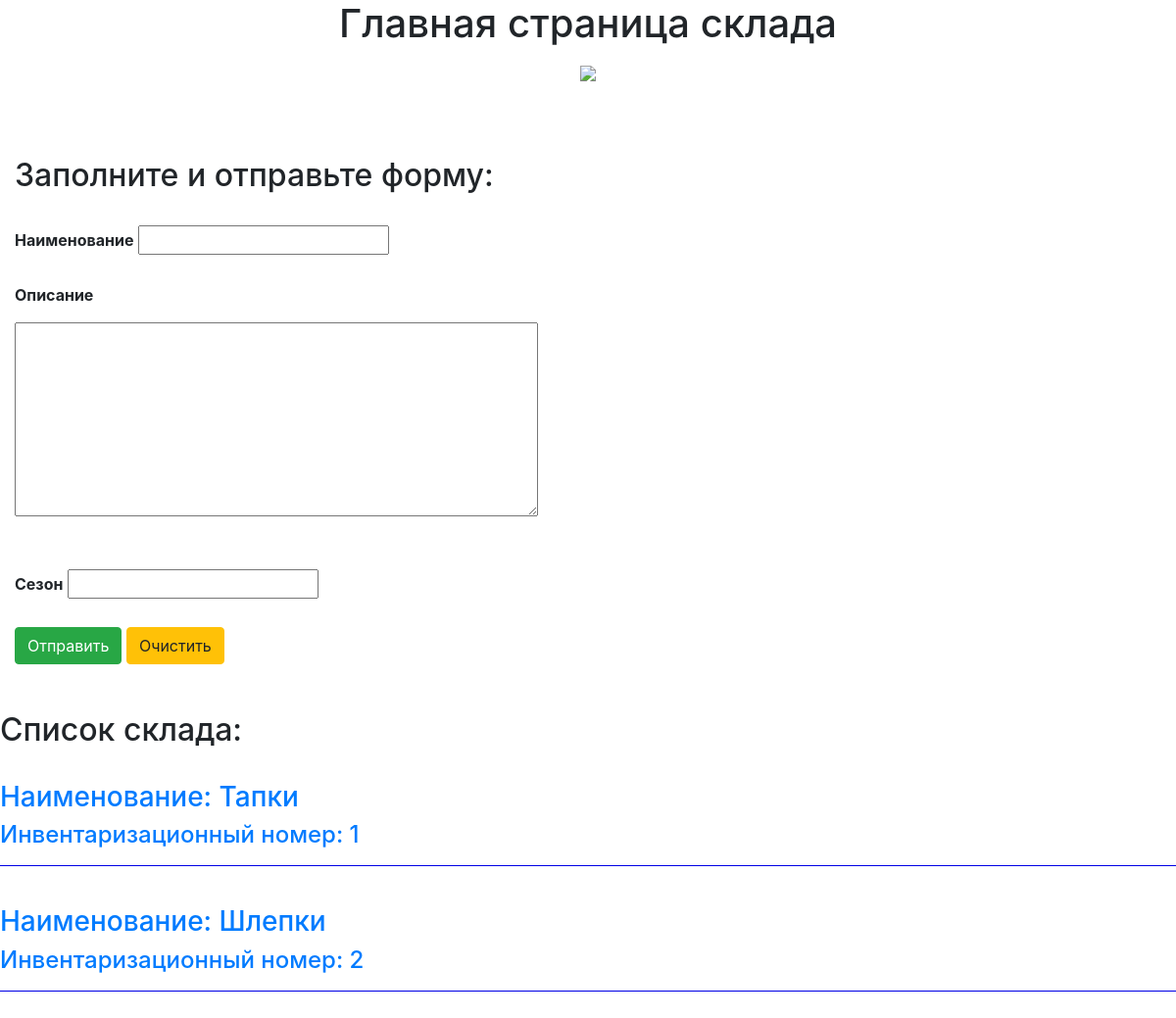
Before: /warehouse/ with the older database file.
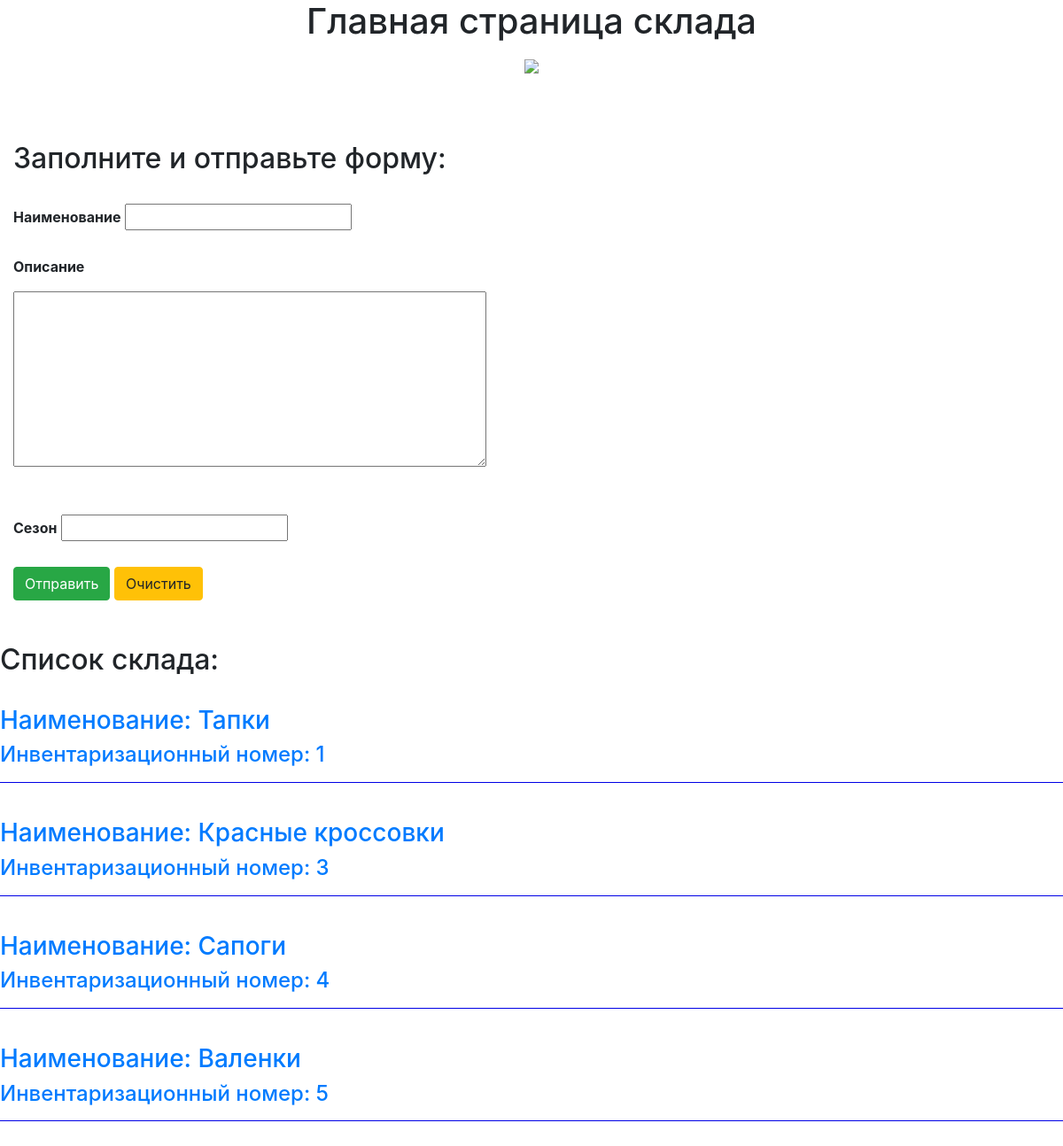
After: the same page with the newer database file.
### warehouse/models.py (models this page shows, shortened)
class Item(models.Model):
    name = models.CharField(max_length=100)
    description = models.CharField(max_length=500, default="not")
    season = models.CharField(max_length=20, default="not")
    qrCodePath = models.CharField(max_length=200)

### warehouse/views.py (the view, shortened to what this page needs)
# urls.py: path('', views.index, name='index'),
def index(request):
    dbData = list(models.Item.objects.all())
    context = {
        'wareData': dbData,
    }
    return render(request, 'warehouse/mainPage.html', context)

### templates/warehouse/mainPage.html (shortened to what this page needs)
<!DOCTYPE html>
<html lang="en">
<head>
    <link rel="stylesheet" href="https://cdn.jsdelivr.net/npm/bootstrap@4.5.3/dist/css/bootstrap.min.css">
</head>
<body>
<h1><p align="center">Главная страница склада <br> <img src="https://defyinggrace.files.wordpress.com/2012/05/warehouse-logo.jpg?w=768&h=225"></p></h1>
<br>
<br>
<div class="container-fluid"  >
    <h2>Заполните и отправьте форму:</h2>
    <br>
<form method="post" action="/warehouse/">
    <label><strong>Наименование</strong></label>
    <input type="text" autocomplete="off" required name="name">
    <br>
    <br>
    <p><strong>Описание</strong></p>
    <textarea type="text" autocomplete="off" cols="50" rows="8" name="description"></textarea>
    <br>
    <br>
    <br>
    <label><strong>Сезон</strong></label>
    <input type="text" autocomplete="off" list="seasonList" name="season">
    <br>
    <br>
    <input type="submit" class="btn btn-large btn-success" value="Отправить">
    <input type="reset" class="btn btn-large btn-warning" value="Очистить">
    <br>
    <br>
    <br>
</form>
</div>
<div>
    <h2>Список склада:</h2>
    <br>
    {% for item in wareData %}
         <div>
             <a href="/warehouse/itemPage/{{ item.id }}">
                 <h3>Наименование: {{ item.name }}</h3>
                 <h4>Инвентаризационный номер: {{ item.id }}</h4>
                <hr color="blue">
             <br>
             </a>
         </div>
    {% endfor %}
</div>
</body>
</html>

Changed rows visible on the page:
removed Item: name "Шлепки", id "2"
added Item: name "Красные кроссовки", id "3"
added Item: name "Сапоги", id "4"
added Item: name "Валенки", id "5"
